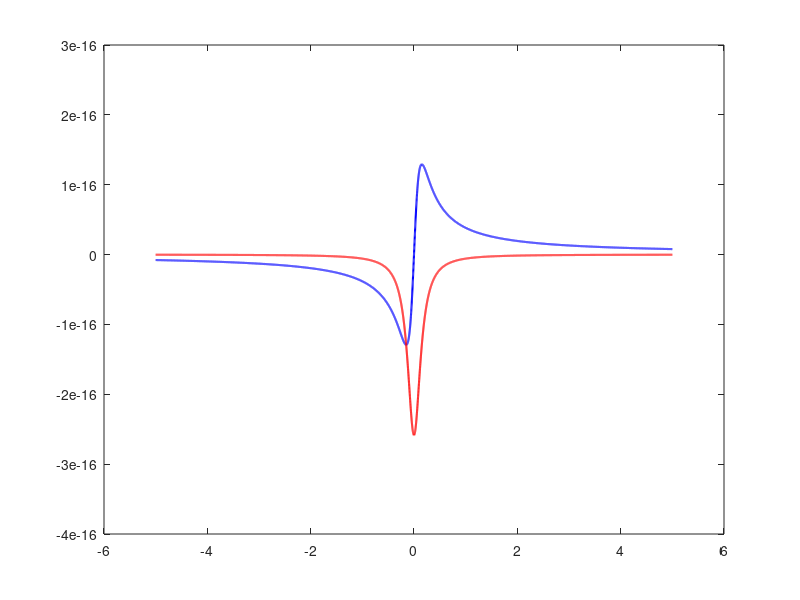

Reproduce this figure in MATLAB. (Note: this script raises an error after producing the figure.)
clear;
close all;
ax=gca;

% Parameters
mu41=15.68e-29;
hbar=1.05e-34;
deltap=-5e13:0.001e13:5e13;
deltac=0;
deltad=0;
deltab=0;
phi=0;
omegac=1.0e11;
omegap=2.0e12;
omegad=0e12;
omegab=0e12;
g21=1.51e11;
g31=3.03e12;
g41=3.03e12;
k=1.24e15;
c=3e8; % Speed of light

% Complex detuning terms
X=(deltap-deltab+(1i/2).*g21);
Y=(deltap-deltad+(1i/2).*g31);
Z=(deltap+(1i/2).*g41);

% Numerator and Denominator terms
Dp=(X.*Z-abs(omegac).^2);
D=(X.*Y.*Z-Z.*abs(omegac).^2-X.*abs(omegad).^2-Y.*abs(omegab).^2+2*(omegac)*(omegad)*(omegab)*cos(phi));
D2=(Y.*abs(omegab)-abs(omegac*omegad)*exp(1i*phi));
D3=(X.*abs(omegad)-abs(omegac*omegab)*exp(-1i*phi));
A=((2.*c.*k)./(omegap));
B=((abs(Dp).^2+abs(D2).^2+abs(D3).^2)/abs(D).^2);

%chi1=((-A.*Dp)./D);
chi3=((A.*Dp)./D)*(abs(mu41).^2/((hbar).^2))*B;

% Plot
plot(deltap./10.^13,real(chi3), 'Color', [0 0 1], 'LineWidth', 1.5);
hold on;
plot(deltap./10.^13,imag(chi3), 'Color', [1 0 0], 'LineWidth', 1.5);

ax.XAxis.FontSize = 12;
ax.YAxis.FontSize = 12;
%xticks(-500:100:500);
%xticklabels(arrayfun(@(x) sprintf('%d', x/100), -500:100:500, 'UniformOutput', false));
xlabel("Probe freq. (\Delta_p) \times{10^{13}}", 'FontSize', 13, 'FontWeight', 'bold');
ylabel("Third order susceptibility (\chi^{(3)})", 'FontSize', 13, 'FontWeight', 'bold');